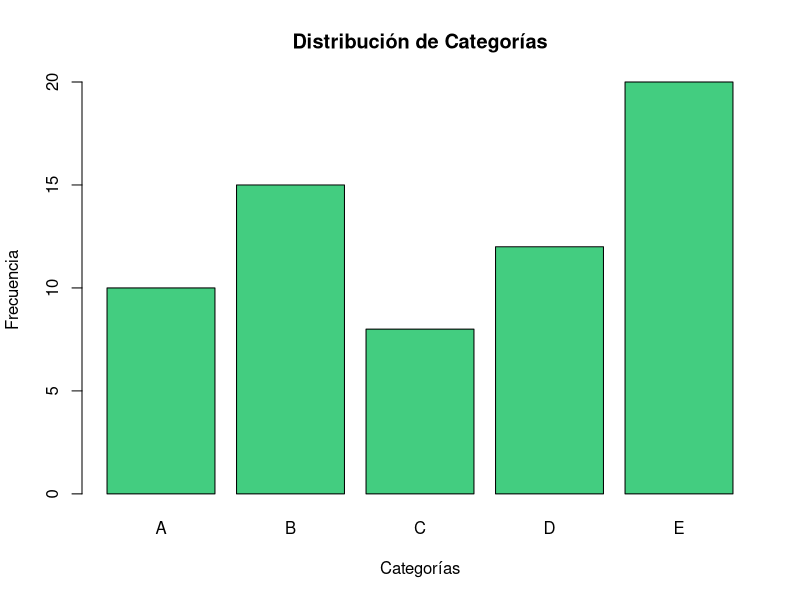
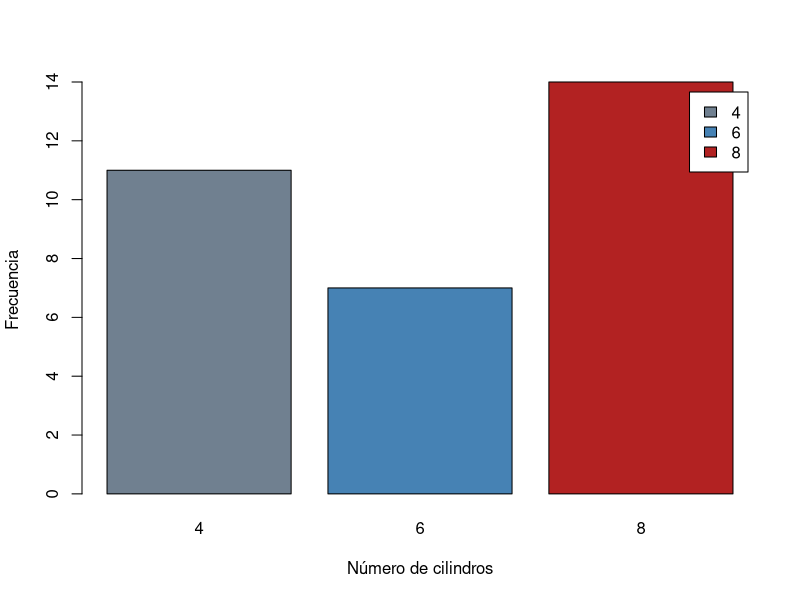
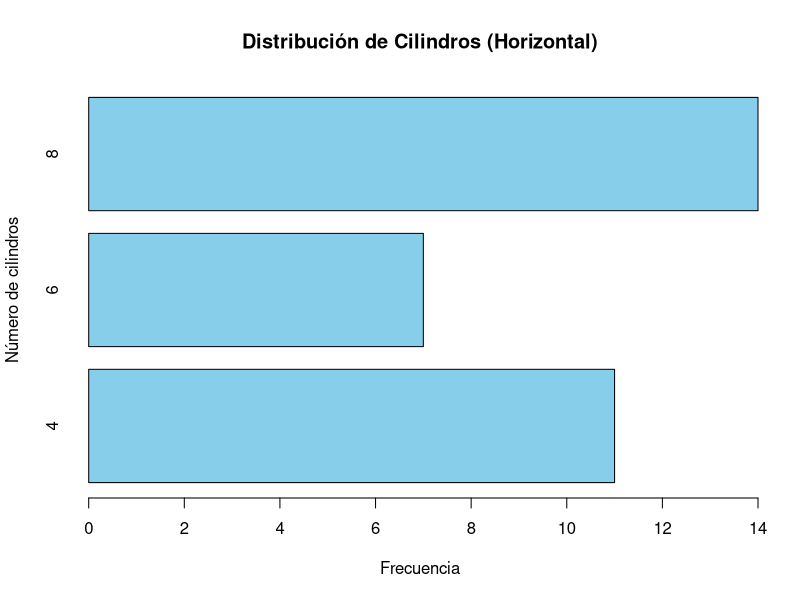
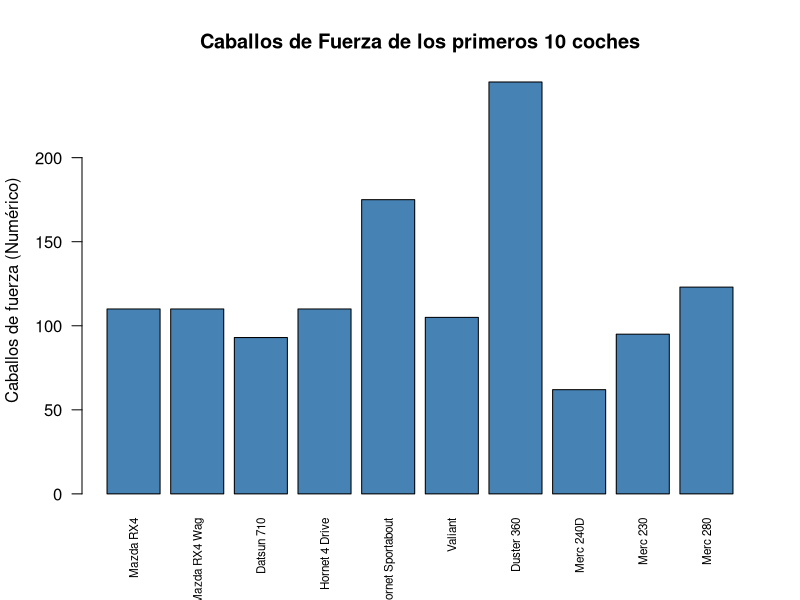

Recreate these plots in R, in order.
## ---- chunk 1
# Crear datos de ejemplo
categorias <- c("A", "B", "C", "D", "E")
frecuencias <- c(10, 15, 8, 12, 20)

# Crear el gráfico de barras
barplot(frecuencias,
        names.arg = categorias,
        main = "Distribución de Categorías",
        xlab = "Categorías",
        ylab = "Frecuencia",
        col = "seagreen3") # Color más equilibrado

## ---- chunk 2
# Cargar datos mtcars 
data(mtcars) 

# Visualizamos los cinco primeras filas para hacernos una idea de la estructura
head(mtcars)



## ---- chunk 3
# Resumir: Contar cuántos coches hay según número de cilindros (cyl) con el comando table
mitabla <- table(mtcars$cyl) 
print(mitabla) 
## ---- chunk 4
# Visualizar: Gráfico de barras verticales 
barplot(mitabla,                            # No hay que indicar datos x, ni datos y. El eje x será la fila sup. de la tabla        main = "Distribución de Cilindros",         
        xlab = "Número de cilindros",          
        ylab = "Frecuencia",         
        col = c("slategray", "steelblue", "firebrick"),         
        legend = rownames(mitabla))  
## ---- chunk 5
# Gráfico de barras horizontales (útil si los nombres de las categorías son largos)
barplot(mitabla, 
        main = "Distribución de Cilindros (Horizontal)",
        ylab = "Número de cilindros", 
        xlab = "Frecuencia", 
        horiz = TRUE,
        col = "skyblue")
## ---- chunk 6
data(mtcars)
head(mtcars)
barplot(mtcars$hp[1:10], 
        names.arg = rownames(mtcars)[1:10], 
        main = "Caballos de Fuerza de los primeros 10 coches",
        xlab = "", # Dejamos vacío el eje X porque las etiquetas ya dicen los modelos
        ylab = "Caballos de fuerza (Numérico)",
        col = "steelblue",
        las = 2,           # Gira los nombres 90 grados para que se lean bien
        cex.names = 0.7)   # Reduce el tamaño de la letra de los nombres
